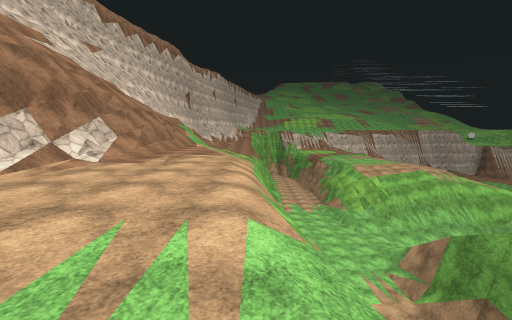
view 1 (above)

21 first-person views from a walk through a scene from a Unity 3-D project. The camera is 1.4 m above the floor, tilts 6° down and sees 85° across. The floor is counted in squares, 2 m on a side. Each view is taken from the middle of a square. On the plan, view 1 faces up. The plan holds only what a view shows up to about 9 squares ahead; the rest is blank. The place goes on beyond the plan. Some surface patterns are stand-ins.

view 2
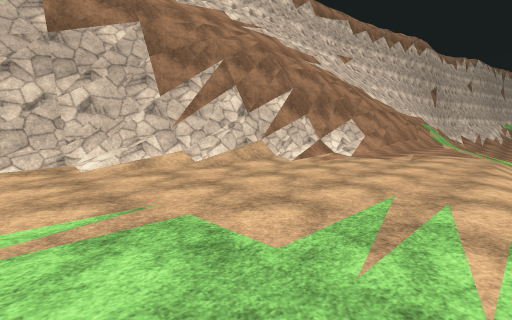

view 3
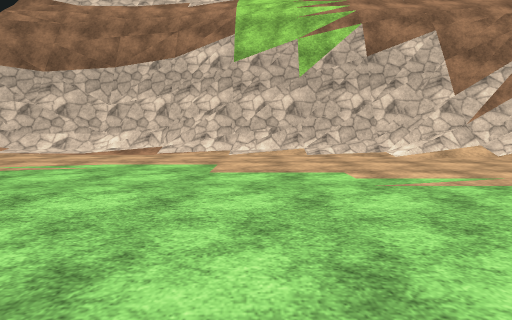

view 4
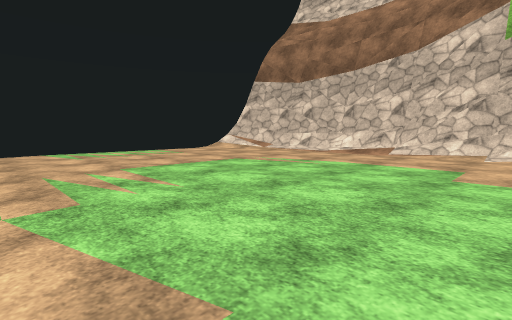

view 5
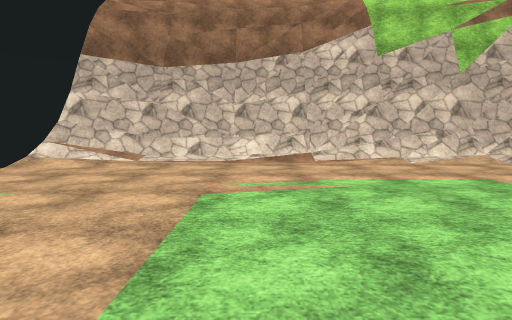

view 6
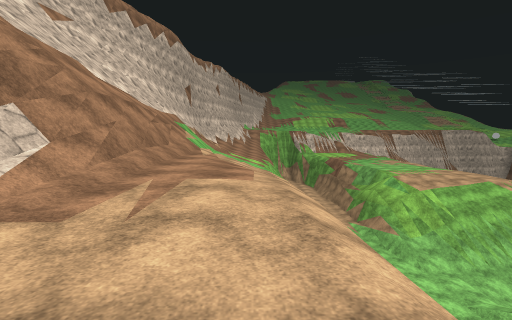

view 7
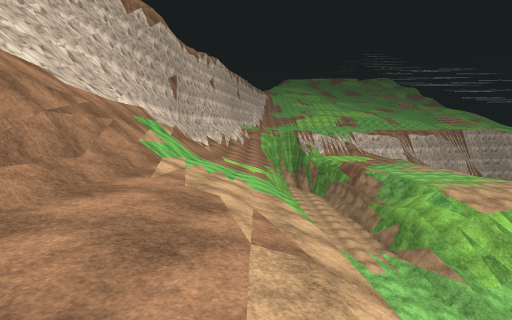

view 8
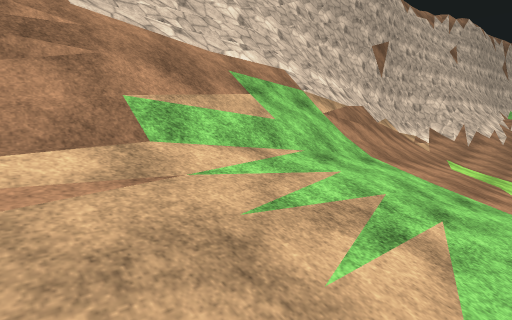

view 9
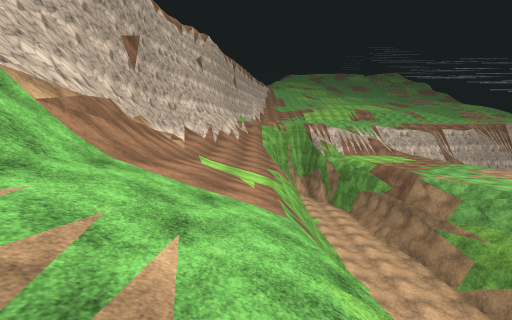

view 10
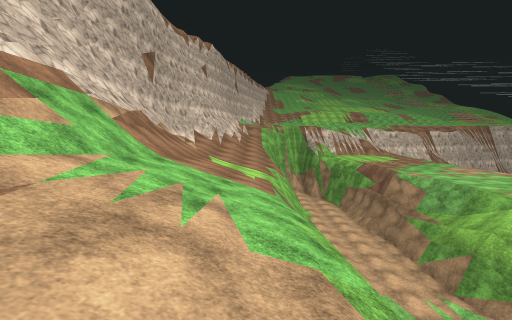

view 11
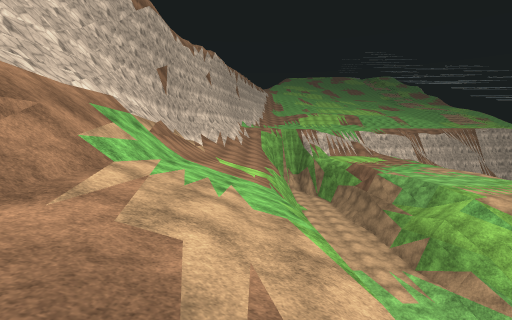

view 12
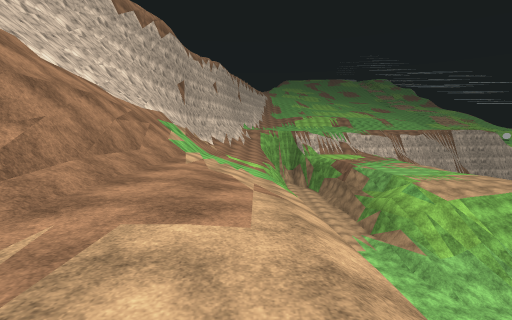

view 13
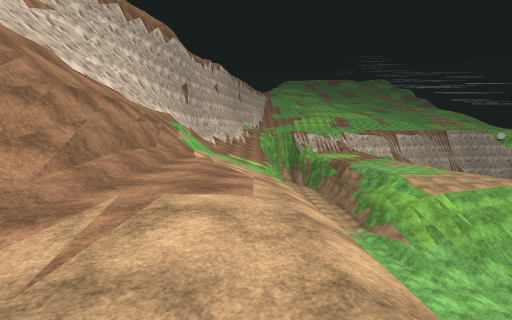

view 14
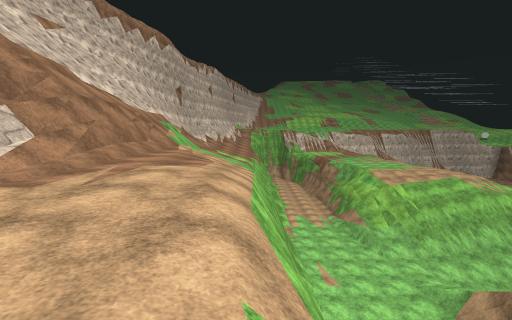

view 15
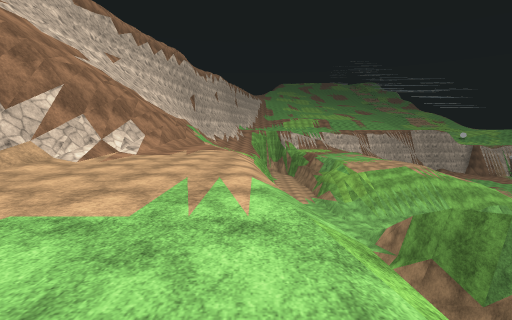

view 16
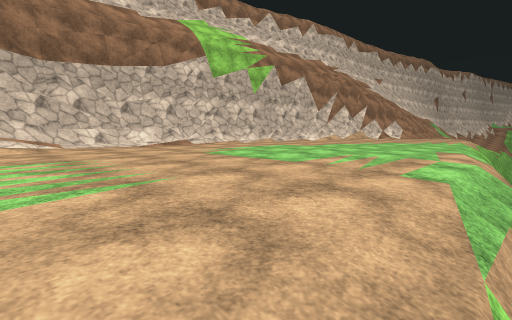

view 17
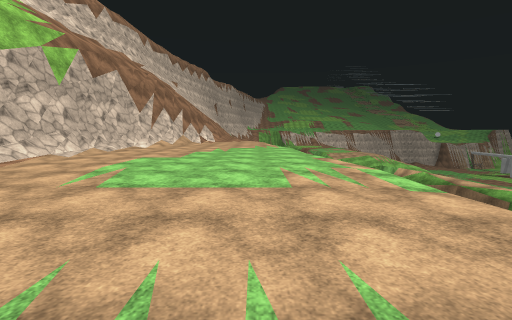

view 18
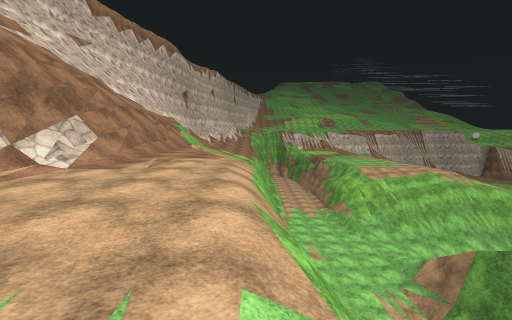

view 19
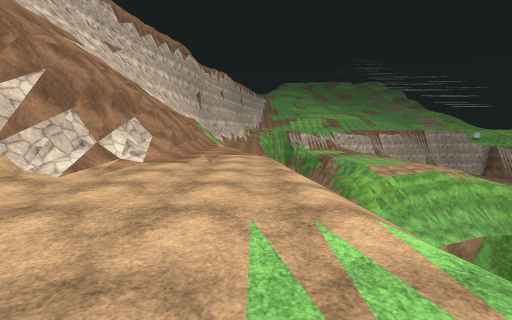

view 20
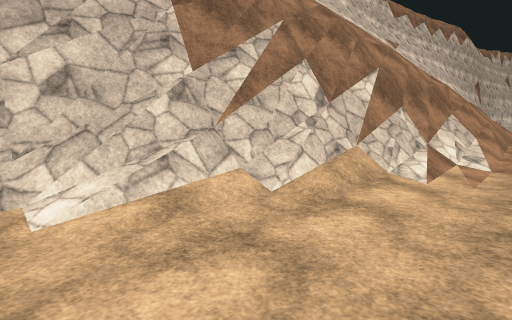

view 21
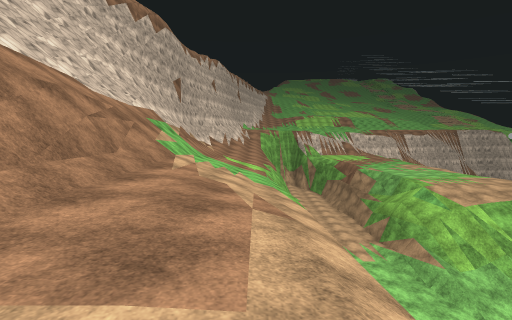

### Floor plan
Key: @ floor where view 1 was taken; # wall or solid block; . main floor; - floor 3.25 m lower than the main floor; : floor 7.25 m higher than the main floor; _ floor 8.75 m lower than the main floor; < floor 9.5 m lower than the main floor; / step, stairs or slope; = window, fence, low wall or low ledge; v drop or lower ground.
Columns run from 9 left of view 1 to 7 right of it. Each row starts with its distance up from view 1.
 23     #////v  <<##
 22     #////v  <<v/
 21     #////v  <<v/-
 20     #=///v  <<v/-
 19    ##////v  <<v//
 18    ##////v  <<v//
 17  v###////v  <<///
 16  ###=////v  <<v//
 15  #=#/////v  <<#//
 14  #///////v   <<</
 13  #///=///v   <<</
 12  #///#///v  <<<_/
 11  #///#/./v =<<_/
 10  #///#/./v <<<//
  9  #//=#...v  <<v/
  8  ///##...v  <<v/
  7  //v##...v   <v/
  6   /v#....v    v/
  5  /=##.....    v/
  4  /v##.....    #/
  3  /v##.....
  2  vv#......
  1  v##......
  0  v#......@v
 -1 /:#.......v
 -2 vv#.......v
 -3 v #........
 -4 v #........
 -5 v##........
 -6 v##........v
 -7 v##........v
 -8 v#/........v
 -9 v##........v
-10 v #/.......v
-11   #/........
-12   #

Positions as (right, up) in squares from view 1, and headings:
1: (0, 0), facing up
2: (0, -1), facing up-left
3: (1, -3), facing left
4: (1, -3), facing down-left
5: (0, -7), facing left
6: (-1, 4), facing up
7: (-1, 8), facing up
8: (-1, 13), facing up-left
9: (-1, 14), facing up
10: (-1, 12), facing up
11: (-1, 10), facing up
12: (-1, 6), facing up
13: (-1, 5), facing up
14: (0, 3), facing up
15: (0, -2), facing up
16: (2, -11), facing up-left
17: (-1, -11), facing up
18: (0, 1), facing up
19: (-1, 0), facing up
20: (-3, 0), facing up-left
21: (-1, 7), facing up
